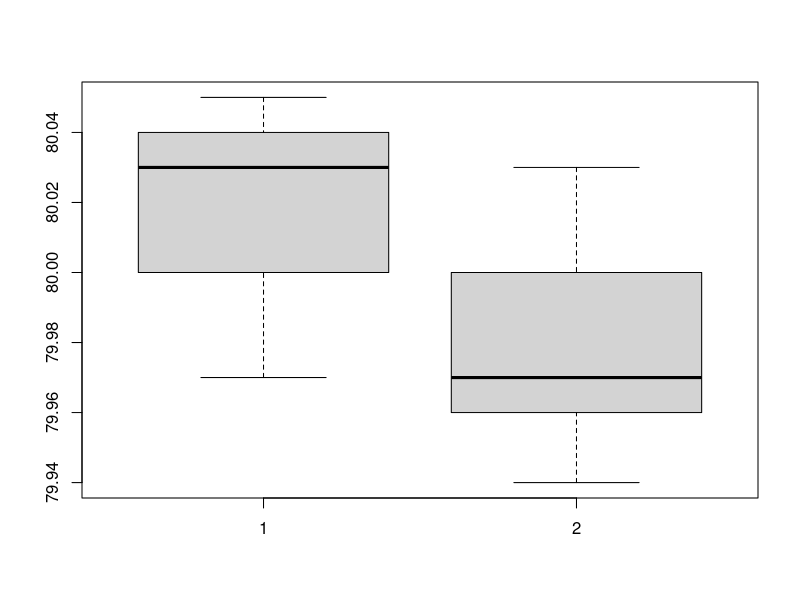

Recreate this plot in R.

# 독립 이분포 검정

A <-c(79.98, 80.04, 80.02, 80.04, 80.03, 80.03, 80.04,79.97,
      80.05, 80.03, 80.02, 80.00, 80.00); A

length(A)

B <- c(80.02, 79.94, 79.98, 79.97, 79.97, 80.03, 79.95, 79.97)

length(B)

boxplot(A, B)

# two sample t-test (독립성, 정규성, 등분산성)

t.test(A, B, var.equal = T)

# assuming unequal variances 
t.test(A, B)

t.test(A, B, var.equal = F)
